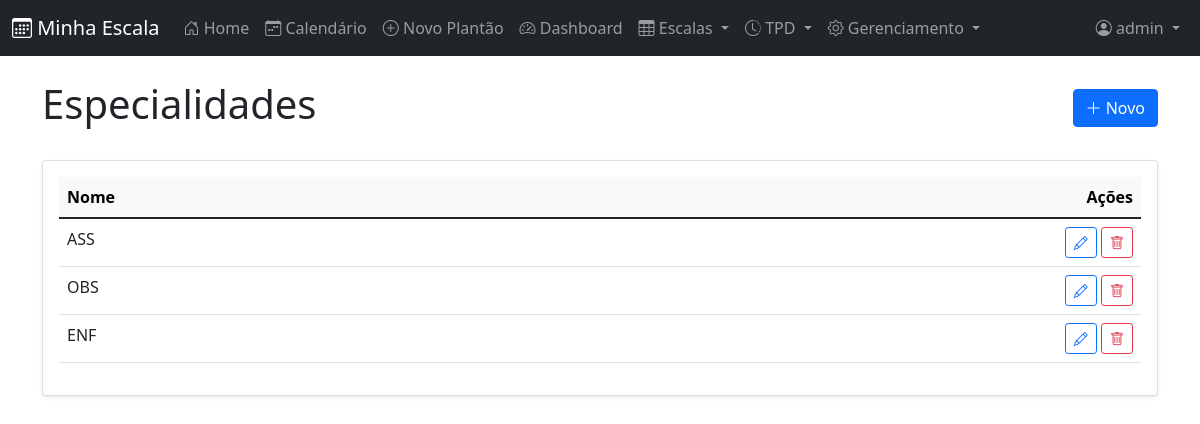
The page /especialidades/ (signed in) on the database its author committed.
### cal/models.py (models this page shows, shortened)
class Especialidade(models.Model):
    nome = models.CharField(max_length=100, verbose_name="Especialidade")
    class Meta:
        verbose_name = "Especialidade"
        verbose_name_plural = "Especialidades"

### cal/views/geral_views.py (the view)
# urls.py: path('especialidades/', geral_views.EspecialidadeListView.as_view(), name='especialidade_list'),
class EspecialidadeListView(AdminRequiredMixin, ListView):
    model = Especialidade
    template_name = 'cal/especialidade_list.html'
    context_object_name = 'objetos'
    def get_queryset(self):
        return Especialidade.objects.all()
    def get_context_data(self, **kwargs):
        context = super().get_context_data(**kwargs)
        context.update({'titulo': 'Especialidades', 'labels': ['Nome'], 'create_url': 'cal:especialidade_create', 'update_url': 'cal:especialidade_update', 'delete_url': 'cal:especialidade_delete'})
        return context

### cal/views/geral_views.py (called while the page is built)
    def test_func(self):
        return self.request.user.is_staff

### templates/cal/especialidade_list.html
{% extends 'cal/crud_base_list.html' %}
{% block table_rows %}
<td>{{ obj.nome }}</td>
{% endblock %}

### templates/cal/crud_base_list.html (shortened to what this page needs)
{% extends 'base.html' %}
{% block content %}
<div class="d-flex justify-content-between align-items-center mb-4">
    <h1>{{ titulo }}</h1>
    <a href="{% url create_url %}" class="btn btn-primary">
        <i class="bi bi-plus-lg"></i> Novo
    </a>
</div>
<div class="card shadow-sm">
    <div class="card-body">
        <div class="table-responsive">
            <table class="table table-hover">
                <thead class="table-light">
                    <tr>
                        {% for label in labels %}
                        <th>{{ label }}</th>
                        {% endfor %}
                        <th class="text-end">Ações</th>
                    </tr>
                </thead>
                <tbody>
                    {% for obj in objetos %}
                    <tr>
                        {% block table_rows %}{% endblock %}
                        <td class="text-end" style="white-space: nowrap;">
                            {% block extra_actions %}
                            <a href="{% url update_url obj.pk %}" class="btn btn-sm btn-outline-primary" title="Editar">
                                <i class="bi bi-pencil"></i>
                            </a>
                            <a href="{% url delete_url obj.pk %}" class="btn btn-sm btn-outline-danger" title="Excluir">
                                <i class="bi bi-trash"></i>
                            </a>
                            {% endblock %}
                        </td>
                    </tr>
                    {% empty %}
                    <tr>
                        <td colspan="{{ labels|length|add:1 }}" class="text-center text-muted py-4">
                            Nenhum registro encontrado.
                        </td>
                    </tr>
                    {% endfor %}
                </tbody>
            </table>
        </div>
    </div>
</div>
{% endblock %}

### templates/navbar.html (shortened to what this page needs)
<nav class="navbar navbar-expand-md navbar-dark bg-dark">
    <div class="container-fluid">
        <a class="navbar-brand" href="{% url 'cal:home' %}"><i class="bi bi-calendar3"></i> Minha Escala</a>
        <div class="offcanvas offcanvas-end bg-dark text-white" tabindex="-1" id="offcanvasNavbar">
            <div class="offcanvas-body">
                <div class="navbar-nav me-auto">
                    <a class="nav-link" href="{% url 'cal:home' %}"><i class="bi bi-house-door"></i> Home</a>
                    {% if user.is_authenticated %}
                    <a class="nav-link" href="{% url 'cal:calendar' %}"><i class="bi bi-calendar-week"></i> Calendário</a>
                    <a class="nav-link" href="{% url 'cal:event_new' %}"><i class="bi bi-plus-circle"></i> Novo Plantão</a>
                    <a class="nav-link" href="{% url 'cal:dashboard' %}"><i class="bi bi-speedometer2"></i> Dashboard</a>
                    <div class="nav-item dropdown">
                        <a class="nav-link dropdown-toggle" href="#" id="escalaDropdown" role="button" data-bs-toggle="dropdown" aria-expanded="false">
                            <i class="bi bi-table"></i> Escalas
                        </a>
                    </div>
                    <div class="nav-item dropdown">
                        <a class="nav-link dropdown-toggle" href="#" id="tpdDropdown" role="button" data-bs-toggle="dropdown" aria-expanded="false">
                            <i class="bi bi-clock-history"></i> TPD
                        </a>
                    </div>
                    {% if user.is_staff %}
                    <div class="nav-item dropdown">
                        <a class="nav-link dropdown-toggle" href="#" id="adminDropdown" role="button" data-bs-toggle="dropdown" aria-expanded="false">
                            <i class="bi bi-gear"></i> Gerenciamento
                        </a>
                    </div>
                    {% endif %}
                    {% endif %}
                </div>
                <div class="navbar-nav">
                    {% if user.is_authenticated %}
                        <div class="nav-item dropdown">
                            <a class="nav-link dropdown-toggle" href="#" id="navbarDropdown" role="button" data-bs-toggle="dropdown" aria-expanded="false">
                                <i class="bi bi-person-circle"></i> {{ user.username }}
                            </a>
                        </div>
                    {% else %}
                        <a class="nav-link" href="{% url 'cal:login' %}">
                            <i class="bi bi-box-arrow-in-right"></i> Login
                        </a>
                    {% endif %}
                </div>
            </div>
        </div>
    </div>
</nav>

### rows shown on the page
Especialidade: nome "ASS"
Especialidade: nome "OBS"
Especialidade: nome "ENF"

### other values the page prints
{{ user.username }} "admin"
{{ titulo }} "Especialidades"
{{ label }} "Nome"
